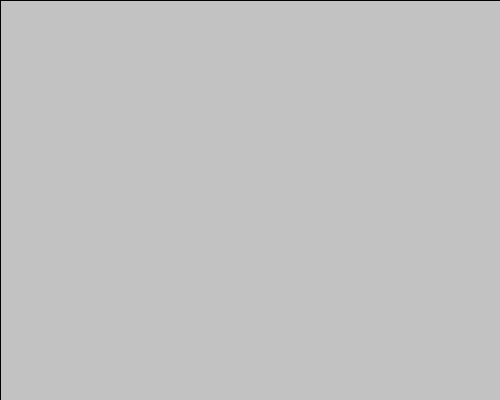
Frame 1 (no input)
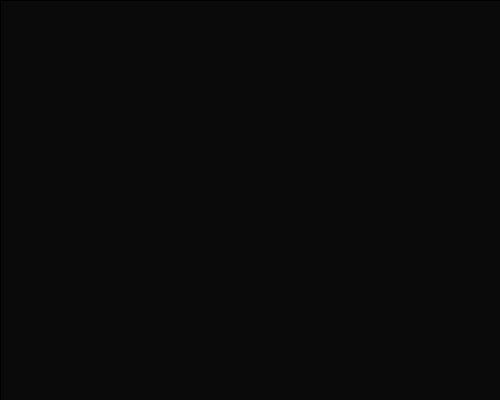
Frame 60 (the mouse pressed at the canvas centre just before this capture)
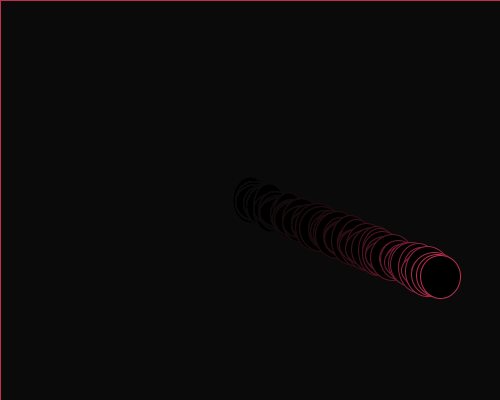
Frame 120 (the mouse held since frame 60 and released just before this capture)

The Processing sketch that drew these frames (run headless with seeded random() and noise(); from frame 60 on, the mouse is pressed at the canvas centre):

// Processing sketch: circlesBouncingAround
// ── circlesBouncingAround.pde
float[] x = {};
float[] y = {};
float[] xSpeed = {};
float[] ySpeed = {};
float[] strokeCo = {};

void setup() {
  size(500, 400);
  colorMode(HSB, 100);
}

void draw() {
  fill(0, 5);
  rect(0, 0, width, height);
  fill(0);

  for (int i = 0; i < x.length; i++) {
    stroke(strokeCo[i], 75, 75);
    ellipse(x[i], y[i], random(30,50), random(30,50));
    x[i] += xSpeed[i];
    y[i] += ySpeed[i];
    if (x[i] > width || x[i] < 1) {
      xSpeed[i] *= -1;
    }
    if (y[i] > height || y[i] < 1) {
      ySpeed[i] *= -1;
    }
  }
}

void mousePressed() {
  x = append(x, mouseX);
  y = append(y, mouseY);
  xSpeed = append(xSpeed, random(5));
  ySpeed = append(ySpeed, random(5));
  strokeCo = append(strokeCo, random(101));
}
